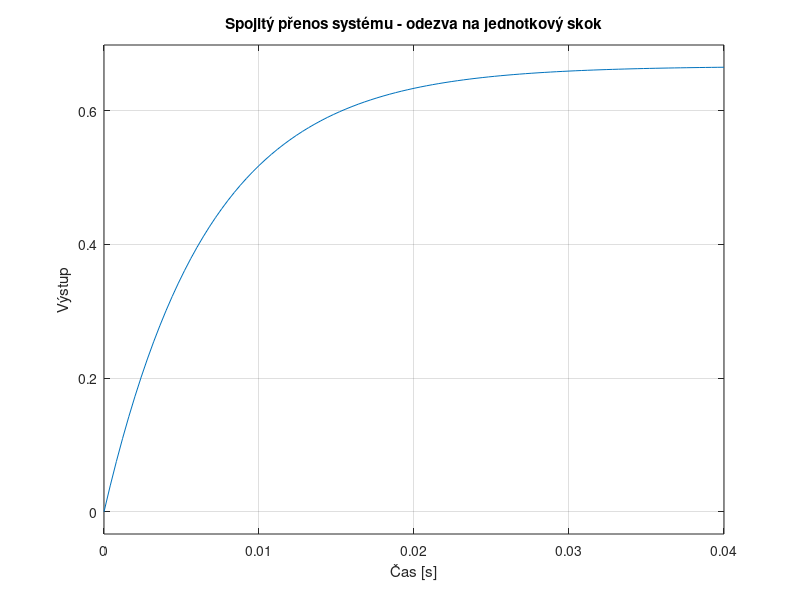
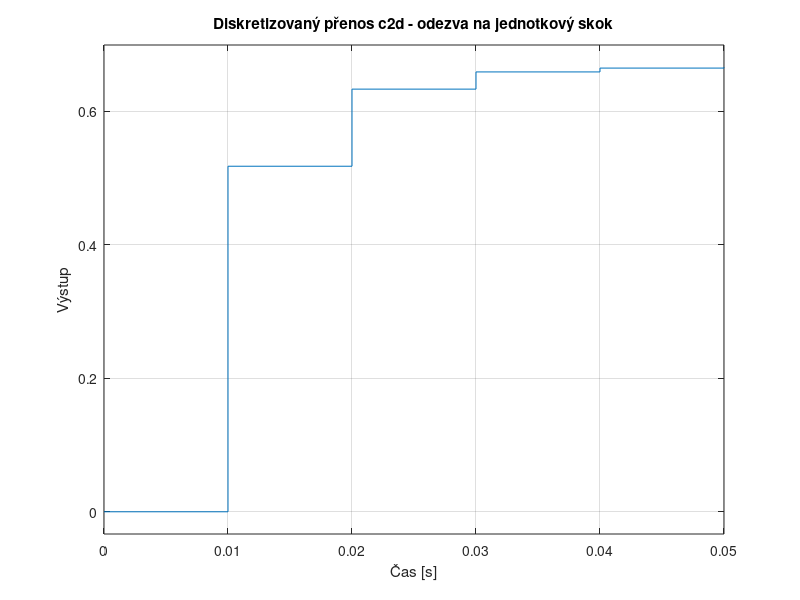
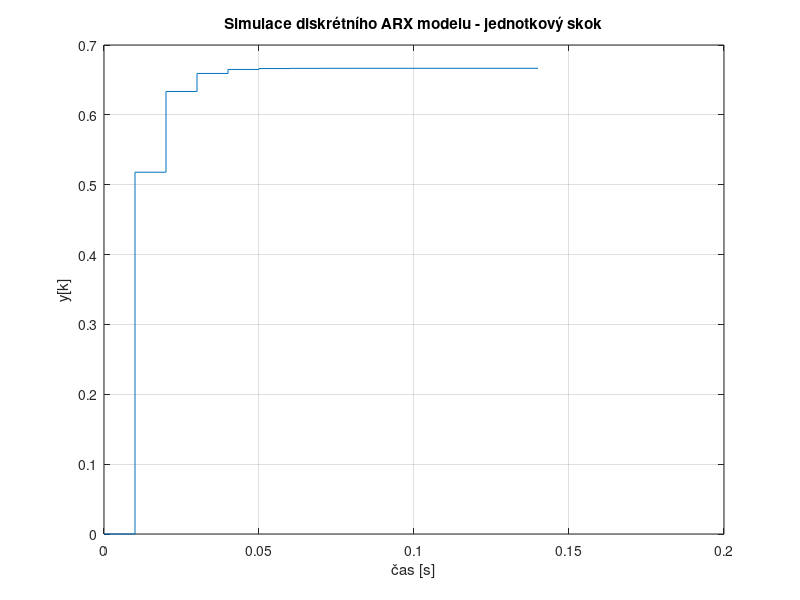
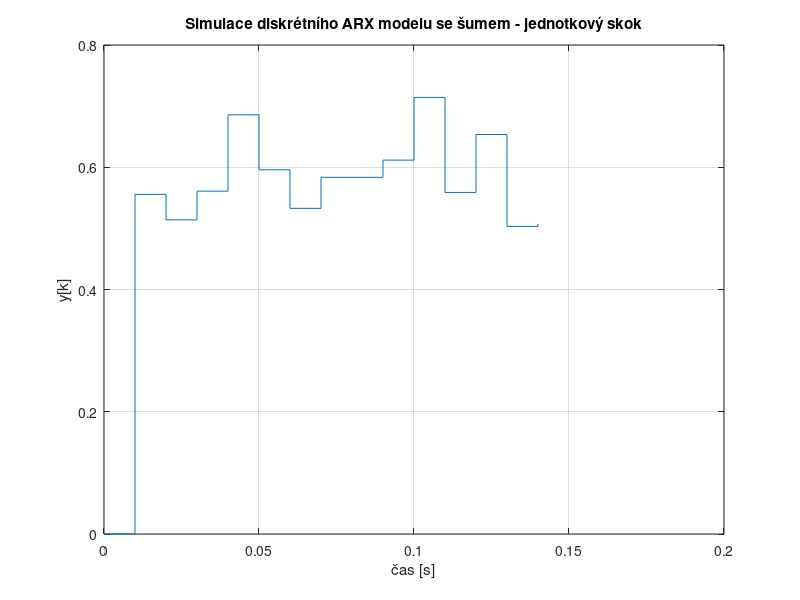

MATLAB code to generate these figures, in order: (Note: this script raises an error after producing the figures.)

%inicializace parametrů systému
R1=10;
R2=20;
C=0.001;
Ts=0.01;


%g1
T=((R1*R2)/(R1+R2))*C;
K=R2/(R1+R2);

%g2
a1k=-exp(-Ts/T);
b1k=K*(1-exp(-(Ts/T)));

theta_k=[a1k;b1k];
p=[R1;R2;C];

numerator = K;
denominator = [T 1];
G = tf(numerator, denominator); %přenos systému

Gd = c2d(G, Ts, 'zoh'); %diskrétní přenos


figure;
step(G);
grid on;
title('Spojitý přenos systému - odezva na jednotkový skok');
xlabel('Čas [s]');
ylabel('Výstup');

figure;
step(Gd);
grid on;
title('Diskretizovaný přenos c2d - odezva na jednotkový skok');
xlabel('Čas [s]');
ylabel('Výstup');



%% simulace - zadani (1) - inicializace parametrů


N = 15;             % počet kroků simulace
Ts = 0.01;           % vzorkovací perioda
u = ones(1, N);      % vstup (např. skoková funkce)
y = zeros(1, N);     % výstup
%y(1)=1;



%% simulace -zadani (1)- ARX modelu bez šumu



for k = 2:N

    %u(k)=10*sign(sin(2*pi*0.05*Ts*(k-1)));

    y(k) = -a1k * y(k-1) + b1k * u(k-1);

end

% Zobrazení výsledků
figure;
time = (0:N-1) * Ts;
stairs(time, y);
xlabel('čas [s]');
ylabel('y[k]');
title('Simulace diskrétního ARX modelu - jednotkový skok');
grid on;


%% simulace ARX modelu s šumem

whiteNoise = sqrt(0.02) * randn(N, 1);


for k = 2:N

    y(k) = -a1k * y(k-1) + b1k * u(k-1)+whiteNoise(k);

end

% Zobrazení výsledků
figure;
time = (0:N-1) * Ts;
stairs(time, y);
xlabel('čas [s]');
ylabel('y[k]');
title('Simulace diskrétního ARX modelu se šumem - jednotkový skok');
grid on;

figure;
plot(whiteNoise, 'ro', 'LineStyle','none','MarkerFaceColor','r');
hold on;
yline(0, 'k-', 'LineWidth', 1.5);  % Vodorovná čára na y=0
title('Bílý šum');




%% nejmenší čtverce



R1_promenne=0;
F = 7000;      
a_true=a1k;
b_true=b1k;
sigma = 0.01;           % standardní odchylka šumu
lambda = 0.9;          % zapomínací faktor
Ts=0.01;

% Příprava paměti pro u, y, atd.
u = zeros(1,F);
y = zeros(1,F);
y_bezSumu=zeros(1,F);
y_est = zeros(1,F);
e = sqrt(0.02) * randn(F, 1); 
whiteNoise2= -10 + (20) * rand(N, 1);

R_matice=zeros(1,F);
thetaTrue = [a_true; b_true]; % "skutečné" parametry

% Odhad: 2 parametry => theta = [a; b]
thetaEstNoForget = zeros(2,F);   % RLS bez zapomínání
thetaEstForget   = zeros(2,F);   % RLS s expon. zapomínáním


% Kovarianční matice (pro klasické RLS a RLS s EF)
P_no = 100 * eye(2);    % počáteční velká nejistota
P_ef = 100 * eye(2);

% Pro uložení chyb odhadu
thetaErrNoForget = zeros(2,F);
thetaErrForget   = zeros(2,F);

% Počáteční podmínky pro y(k)
% (Je-li model 1. řádu, stačí y(1)=0, u(1)=0 atp.)
y(1) = 0;
u(1) = 1;  % třeba začneme s jednotkovým vstupem




% Simulace a odhad
for k = 2:F



    %změna parametru R1:
     if k < 3000
         R1_promenne = 10;

     elseif k < 5000
         R1_promenne = 10 + 0.1 * ((k * Ts) - 30);

     else
        R1_promenne= 12;

     end

    R_matice(k)=R1_promenne;

    T=((R1_promenne*R2)/(R1_promenne+R2))*C;
    K=R2/(R1_promenne+R2);
    a1k=-exp(-Ts/T);
    b1k=K*(1-exp(-(Ts/T)));
    a_true=a1k;
    b_true=b1k;





    % u(k)=whiteNoise2(k); %šum jako vstupní signál
    
    u(k)=10*sign(sin(2*pi*0.05*Ts*(k-1))); %obdelníkový vstupní signál


    % 2) Výpočet výstupu systému (skutečný model)
    y(k) = -a1k * y(k-1) + b1k * u(k-1)+e(k);
    y_bezSumu(k) = -a1k * y_bezSumu(k-1) + b1k * u(k-1);

    
    phi_k = [-y(k-1); u(k-1)];  % Regresor (2×1)


    % 4) RLS s exponenciálním zapomínáním
    denom_ef = lambda*sigma^2 + phi_k' * P_ef * phi_k;
    K_ef = (P_ef * phi_k) / denom_ef;
    % aktualizace odhadu
    err_ef = y(k) - phi_k' * thetaEstForget(:,k-1);
    thetaEstForget(:,k) = thetaEstForget(:,k-1) + K_ef * err_ef;
    % aktualizace kovarianční matice
    P_ef = (1/lambda) * (P_ef - K_ef * phi_k' * P_ef);
    % uložení chyby odhadu
    thetaErrForget(:,k) = thetaTrue - thetaEstForget(:,k);

     y_est(k) = -thetaEstForget(1,k)*y(k-1) + thetaEstForget(2,k)*u(k-1);
end

% Zobrazení výsledků
t = 1:F;

figure;
plot(t, y, t, u, 'LineWidth', 1.2);
legend('skutečný výstup se šumem','Vstup u(k)');
xlabel('k');
title('skutečný výstup se šumem a vstup');


figure;
plot(t, thetaEstForget(1,:), t, thetaEstForget(2,:), '--','LineWidth',1.2);
legend('a - RLS-EF','b - RLS-EF');
xlabel('k');
title('Parametry - RLS s exponenciálním zapomínáním');


figure;
plot(t, thetaErrForget(1,:), t, thetaErrForget(2,:),'LineWidth',1.2);
legend('Chyba a - EF','Chyba b - EF');
xlabel('k');
title('Chyba odhadu - s exponenciálním zapomínáním');

figure;
plot(t,y,t, y_est, 'LineWidth', 1.2);
legend('skutečný výstup se šumem','odhadovaný výstup');
xlabel('k');
title('skutečný (+šum) a odhadovaný výstup');
grid on;

figure;
plot(t, y_bezSumu, 'LineWidth', 1.2);
legend('výstup bez šumu');
xlabel('k');
title('výstup bez sumu');
grid on;


figure;
plot(t, R_matice, 'LineWidth', 1.2);
legend('R1');
xlabel('k');
title('R1 v čase');
grid on;
